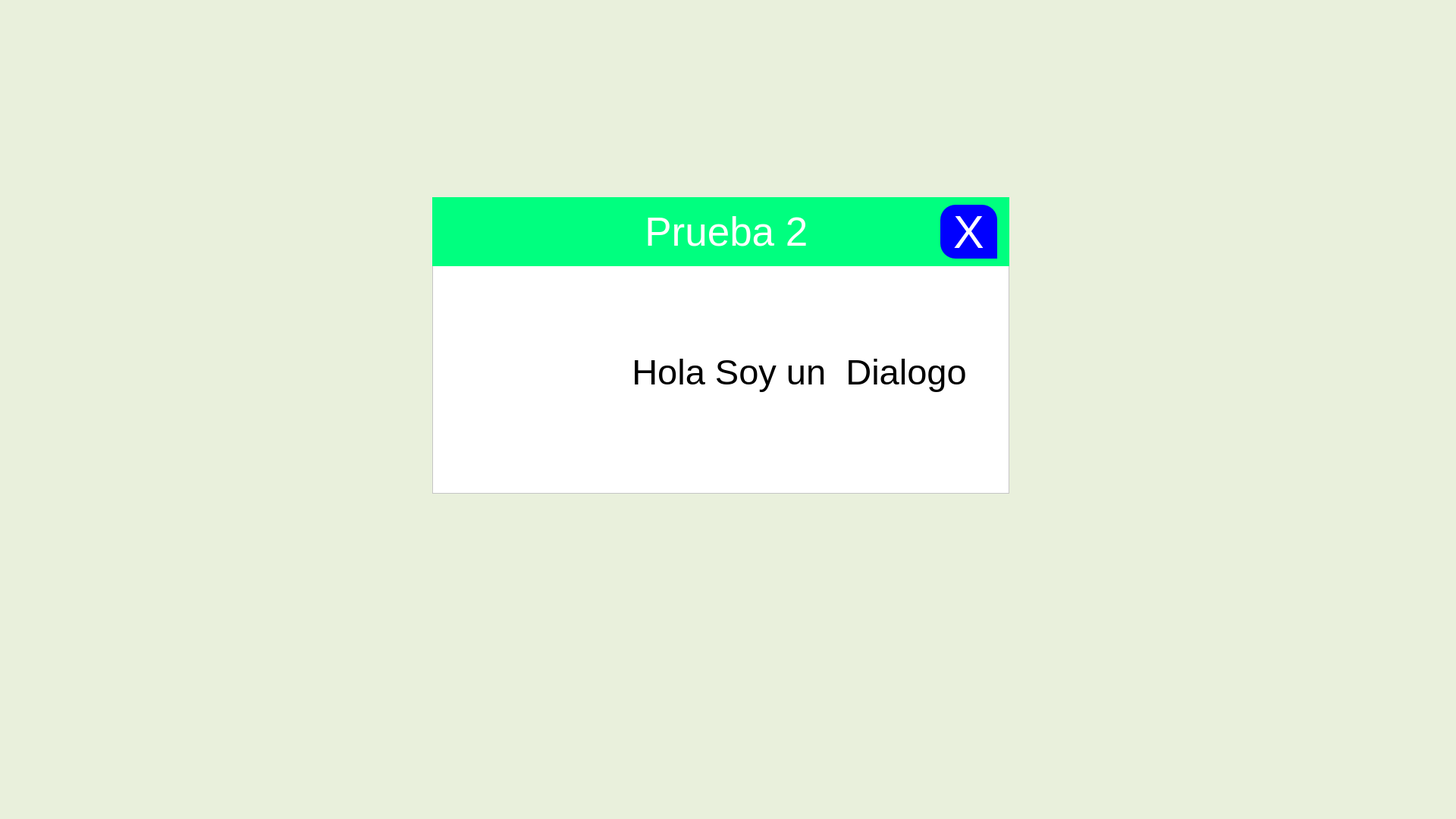
<?xml version="1.0" encoding="UTF-8"?>
<ui version="4.0">
 <class>Frame</class>
 <widget class="QFrame" name="Frame">
  <property name="geometry">
   <rect>
    <x>0</x>
    <y>0</y>
    <width>1920</width>
    <height>1080</height>
   </rect>
  </property>
  <property name="windowTitle">
   <string>Frame</string>
  </property>
  <widget class="QLabel" name="label">
   <property name="geometry">
    <rect>
     <x>0</x>
     <y>0</y>
     <width>1920</width>
     <height>1080</height>
    </rect>
   </property>
   <property name="styleSheet">
    <string notr="true">background-color: rgba(170, 255, 0,20);</string>
   </property>
   <property name="text">
    <string/>
   </property>
  </widget>
  <widget class="QLabel" name="Titulo">
   <property name="geometry">
    <rect>
     <x>570</x>
     <y>260</y>
     <width>761</width>
     <height>91</height>
    </rect>
   </property>
   <property name="font">
    <font>
     <pointsize>40</pointsize>
    </font>
   </property>
   <property name="styleSheet">
    <string notr="true">background-color: rgb(0, 255, 127);
color:white;
text-aligmet: center;</string>
   </property>
   <property name="text">
    <string> Prueba 2</string>
   </property>
   <property name="alignment">
    <set>Qt::AlignCenter</set>
   </property>
  </widget>
  <widget class="QLabel" name="label_6">
   <property name="geometry">
    <rect>
     <x>170</x>
     <y>290</y>
     <width>91</width>
     <height>101</height>
    </rect>
   </property>
   <property name="text">
    <string/>
   </property>
  </widget>
  <widget class="QPushButton" name="pushButton">
   <property name="geometry">
    <rect>
     <x>1240</x>
     <y>270</y>
     <width>75</width>
     <height>71</height>
    </rect>
   </property>
   <property name="font">
    <font>
     <pointsize>46</pointsize>
    </font>
   </property>
   <property name="styleSheet">
    <string notr="true">background-color: rgb(0, 0, 255);
border-top-left-radius: 20;
border-top-right-radius: 20;
border-bottom-right-radius: 0;
border-bottom-left-radius: 20;
color:white;</string>
   </property>
   <property name="text">
    <string>X</string>
   </property>
  </widget>
  <widget class="QLabel" name="Imagen">
   <property name="geometry">
    <rect>
     <x>630</x>
     <y>420</y>
     <width>121</width>
     <height>111</height>
    </rect>
   </property>
   <property name="text">
    <string/>
   </property>
  </widget>
  <widget class="QFrame" name="frame">
   <property name="geometry">
    <rect>
     <x>570</x>
     <y>350</y>
     <width>761</width>
     <height>301</height>
    </rect>
   </property>
   <property name="styleSheet">
    <string notr="true">background-color: rgb(255, 255, 255);</string>
   </property>
   <property name="frameShape">
    <enum>QFrame::StyledPanel</enum>
   </property>
   <property name="frameShadow">
    <enum>QFrame::Raised</enum>
   </property>
   <widget class="QLabel" name="Texto">
    <property name="geometry">
     <rect>
      <x>230</x>
      <y>60</y>
      <width>521</width>
      <height>161</height>
     </rect>
    </property>
    <property name="font">
     <font>
      <pointsize>35</pointsize>
     </font>
    </property>
    <property name="text">
     <string>Hola Soy un  Dialogo </string>
    </property>
    <property name="alignment">
     <set>Qt::AlignCenter</set>
    </property>
   </widget>
  </widget>
  <zorder>label</zorder>
  <zorder>frame</zorder>
  <zorder>Titulo</zorder>
  <zorder>label_6</zorder>
  <zorder>pushButton</zorder>
  <zorder>Imagen</zorder>
 </widget>
 <resources/>
 <connections/>
</ui>
